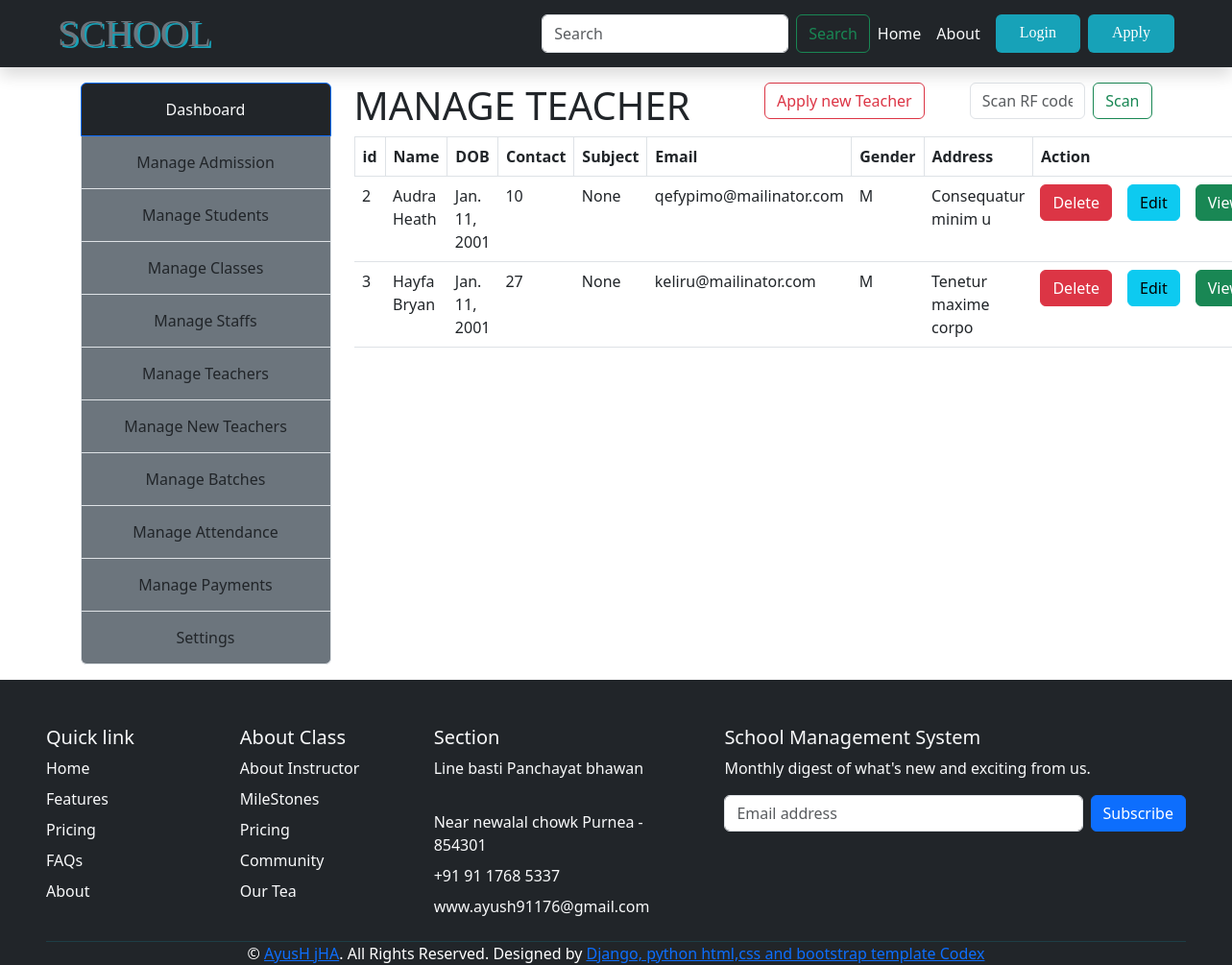
The app's page /manage-teacher/ with its own data.
### school_management/models.py (models this page shows, shortened)
class Teacher(models.Model):
    t_name = models.CharField(max_length=150)
    t_contact = models.IntegerField()
    t_email = models.EmailField()
    t_dob=models.DateField(help_text="use MM/DD/YYYY format")
    t_address = models.TextField()
    isApproved = models.BooleanField(default=False)
    salary = models.IntegerField(max_length=100, default=None,blank=True,null=True,)
    t_gender=models.CharField(max_length=10,choices=GENDER)
    t_subject = models.ForeignKey("Subject",on_delete=models.CASCADE,default=None,blank=True,null=True,unique=True)

### school_management/views.py (the view)
# urls.py: path("manage-teacher/",manageTeacher,name="manageTeacher"),
def manageTeacher(req):
    data={}
    data['title']="Manage Teacher"
    data["teachers"]= Teacher.objects.filter(isApproved=True)
    return render(req,"admin/manageTeacher.html",data)

### template/admin/manageTeacher.html
{% extends 'admin/adminBase.html'%}
{% block 'admin-content' %}
    <div class="contaner">
        <div class="row">
            <div class="col-6 mx-auto">
                <h1 class="fs-1">{{title|upper}}</h1>
            </div>
            <div class="col-3"><a href="{%url 'applyTeacherForm' %}" class="btn btn-outline-danger">Apply new Teacher</a>
            </div>
            <div class="col-3">
                <form class="d-flex" action="{% url 'scanRfCode' %}" method="get" role="search">
                    <input class="form-control me-2" name="code" type="text" autofocus placeholder="Scan RF code here" aria-label="Search">
                    <button class="btn btn-outline-success" type="submit">Scan</button>
                </form>
            </div>
            <div class="col mx-auto">
                <table class="table">
                    <tr>
                        <th class="border">id</th>
                        <th class="border">Name</th>
                        <th class="border">DOB</th>
                        <th class="border">Contact</th>
                        <th class="border">Subject</th>
                        <th class="border">Email</th>
                        <th class="border">Gender</th>
                        <th class="border">Address</th>
                        <th colspan="3" class="border">Action</th>
                    </tr>
                    {% for stu in teachers %}
                        <tr>
                            <td>{{stu.id}}</td>
                            <td>{{stu.t_name}}</td>
                            <td>{{stu.t_dob}} </td>
                            <td>{{stu.t_contact}}</td>
                            <td>{{stu.t_subject}}</td>
                            <td>{{stu.t_email}}</td>
                            <td>{{stu.t_gender}}</td>
                            <td>{{stu.t_address}}</td>
                            <td><a href="{% url 'deleteTeacher' stu.id %}" class="btn btn-danger">Delete</a></td>
                            <td><a href="{% url 'editTeacher' stu.id %}" class="btn btn-info">Edit</a></td>
                            <td><a href="{%url 'viewTeacher' stu.id%}" class="btn btn-success">View</a></td>
                        </tr>
                    {%endfor%}
                </table>
            </div>
        </div>
    </div>
{% endblock 'admin-content' %}

### records on screen
Teacher: id "2", t_name "Audra Heath", t_dob "Jan. 11, 2001", t_contact "10", t_subject "None", t_email "qefypimo@mailinator.com", t_gender "M", t_address "Consequatur minim u"
Teacher: id "3", t_name "Hayfa Bryan", t_dob "Jan. 11, 2001", t_contact "27", t_subject "None", t_email "keliru@mailinator.com", t_gender "M", t_address "Tenetur maxime corpo"

### other values on screen
{{ title|upper }} "MANAGE TEACHER"
